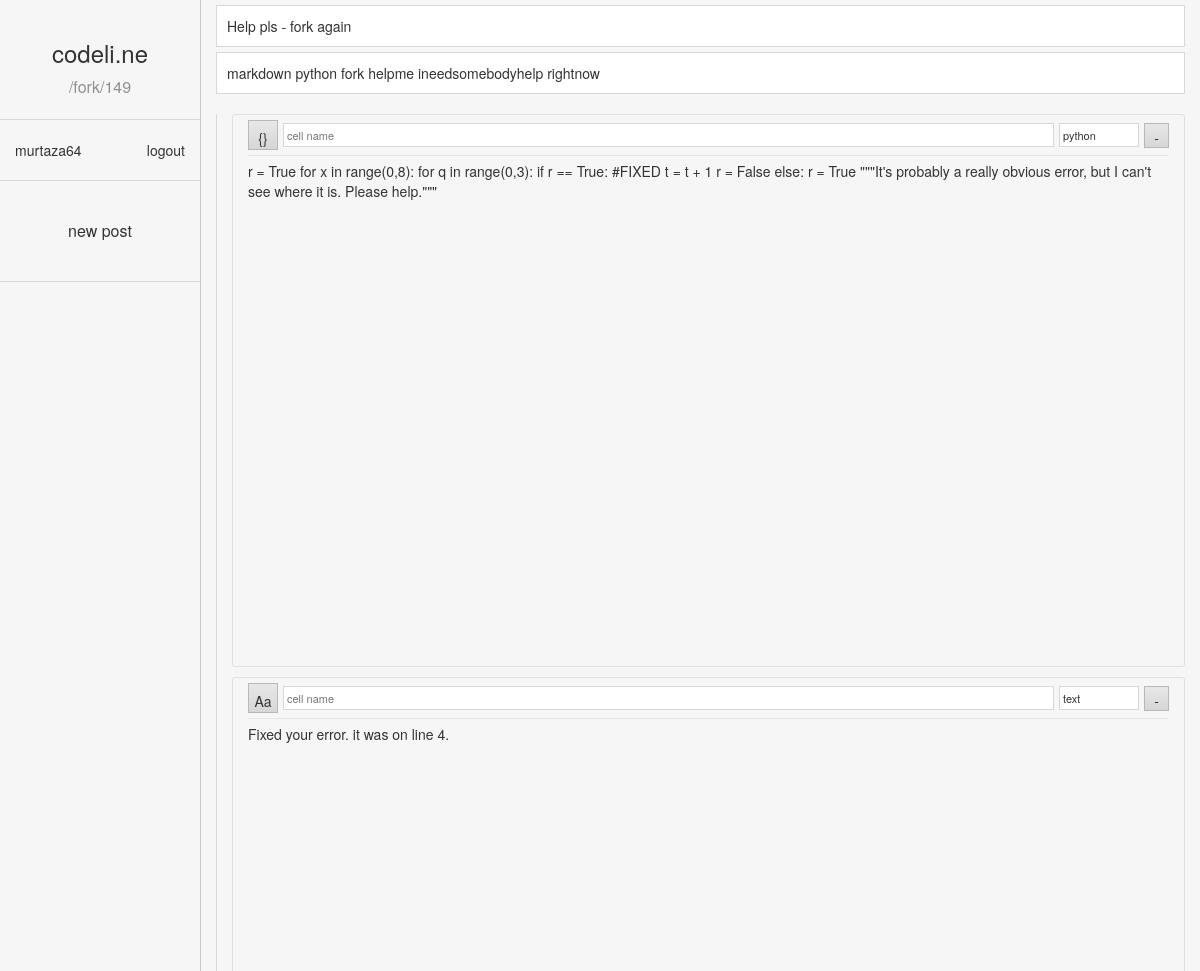
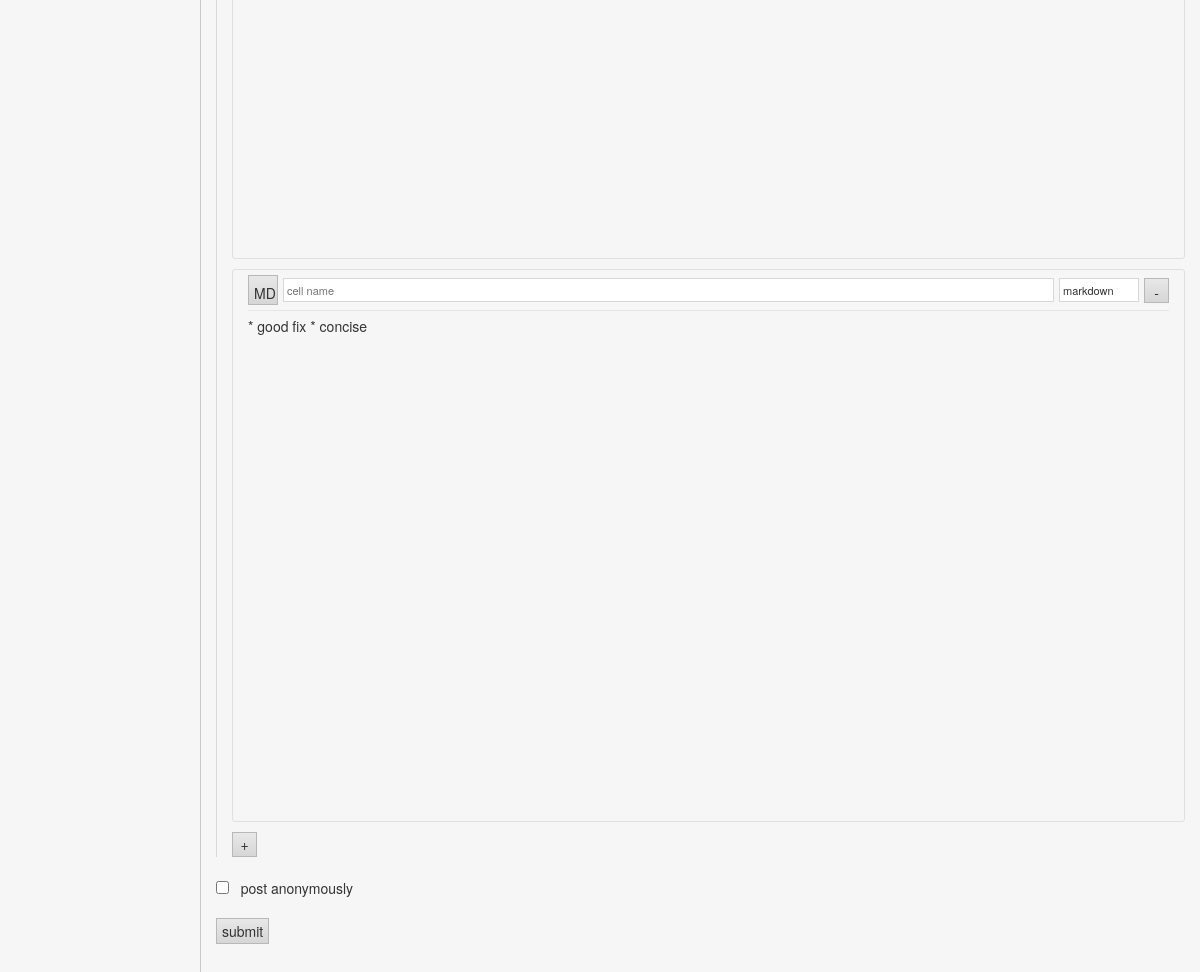
Screenshot of /fork/149 (signed in) with the database file from the repository (2 pictures, top to bottom).
### timeline/models.py (models this page shows, shortened)
class Post(models.Model):
    title = models.CharField(max_length=140)
    body = models.TextField()
    date = models.DateTimeField()
    last_updated = models.DateTimeField()
    edited = models.BooleanField(default=False)
    author = models.ForeignKey(User, default=1, on_delete=models.SET_NULL, null=True)
    parent = models.ForeignKey('Post', null=True, on_delete=models.SET_NULL)
    tags = models.ManyToManyField('Tag')
    private = models.BooleanField(default=False)

class Tag(models.Model):
    name = models.CharField(max_length = 140)
    lang = models.BooleanField(default = 0)
    def __str__(self):
        return self.name

### timeline/views.py (the view, shortened to what this page needs)
# urls.py: url(r'^fork/(?P<pk>\d+)/?$', views.ForkPostView.as_view(), name='fork'),
class ForkPostView(NewPostView, SingleObjectMixin):
    template_name = 'timeline/fork.html'
    model = Post
    def get_context_data(self, **kwargs):
        context = super(NewPostView, self).get_context_data(**kwargs)
        post = self.object
        if post.body:
            body_dict = json.loads(post.body)
            try:
                cells = [c for c in body_dict['cells']]
            except KeyError:
                cells = []
        else:
            cells = []
        tags = post.tags.all().order_by('-lang', 'name')
        send_post = {'id': post.id, 'title': post.title, 'author': post.author,
        'date': post.date, 'last_updated': post.last_updated, 'edited': post.edited,
        'private': post.private, 'author_logged_in': self.request.user == post.author,
        'parent': post.parent, 'tags': tags, 'body': enumerate(cells)}
        context['post'] = send_post
        context['subtitle'] = '/fork/'+str(context['post']['id'])
        context['title'] = 'fork post | codeli.ne'
        return context
    def get(self, request, *args, **kwargs):
        self.object = self.get_object()
        response = super().get(request, *args, **kwargs)
        return response

### timeline/templates/timeline/fork.html (shortened to what this page needs)
{% extends "timeline/header.html" %}
{% block head %}
  {% load staticfiles %}
{% endblock %}
{% block lefttitle %}
  {% include 'timeline/includes/lefttitle.html' %}
{% endblock %}
{% block login %}
  {% include 'timeline/includes/login.html' %}
{% endblock %}
{% block sidebarlinks %}
  {% include 'timeline/includes/sidebarlinks.html' %}
{% endblock %}
{% block content %}
  <input type="text" class="newfield title" id="titlefield" placeholder="post title" value="{{post.title}}">
  <input type="text" class="newfield tags" id="tagfield" placeholder="tag1 tag2 ..."
  value="{% for tag in post.tags %}{{tag}} {% endfor %}">
  <br><br>
  <div class="container-fluid cellfield_container">
    <div id="cellinputs">
      {% for i, cell in post.body %}
      <div class="container-fluid cellfield" >
        <div class="cellinputmeta">
          <table><tr>
            <td><div class="newbutton cellinputtype">
              {% if cell.type == 2 %}{}{% endif %}
              {% if cell.type == 0 %}Aa{% endif %}
              {% if cell.type == 1 %}MD{% endif %}
            </div></td>
            <td style="width: 100%; padding-left:5px">
              <input type=text class="newfield cellinputname" placeholder="cell name" value="{{cell.name}}">
            </td>
            <td>
              <input type=text class="newfield cellinputlang" placeholder="language"
              value="{%if cell.lang %}{{cell.lang}}{% endif %}">
            </td>
            <td>
              <div class="newbutton removecell">-</div>
            </td>
          </tr></table>
        </div>
        <div class="cic_container">
          <div class="ace" id="ace_editor{{i}}">{{cell.content}}</div>
        </div>
      </div>
      {% endfor %}
    </div>
    <div class="newbutton" id="addcell">+</div>
  </div>
  <br>
  {% if user.is_authenticated %}
    <input id="anonymousbox" type="checkbox">
  {% else %}
    <input id="anonymousbox" type="checkbox" disabled checked>
  {% endif %}
  &nbsp post anonymously
  <br><br>
  <div class="newbutton" id="submit">submit</div>
  <br>
  <br><br><br>
{% endblock %}

### timeline/templates/timeline/includes/login.html
<div class="row">
    <div class="container-fluid">
        {% if not user.is_authenticated %}
        <a class="loginlink" href="/login">login</a>
        <a class="loginlink" href="/register" style="float:right">register</a>
        {% else %}
        <a class="loginlink" href="/user/{{user.get_username}}">
            {{user.get_username}}
        </a>
        <a class="loginlink" href="/logout" style="float:right">logout</a>
        {% endif %}
    </div>
</div>

### timeline/static/timeline/styles.css (style rules this page uses)
a { color: #137aa7 }
td { padding: 3px 8px; }
.newfield.title, .newfield.tags { padding: 10px; margin-top: 5px; border: 1px solid #d8d8d8; width:100%; }
.container-fluid.cellfield_container { border-left: 1px solid #d8d8d8; padding-right: 0; }
.container-fluid.cellfield { border:1px solid #e0e0e0; border-radius:3px; margin-bottom:10px; }
.cellinputmeta { border-bottom:1px solid #e6e6e6; }
.cellinputmeta table { font-size: inherit; }
.cellinputmeta td { padding: 5px 0px; }
.newfield.cellinputname { width: 100%; font-size: 11px; padding: 3px; border: 1px solid #d8d8d8; }
.newfield.cellinputlang { width: 80px; padding: 3px; font-size: 11px; margin-left: 5px; border: 1px solid #d8d8d8; }
.newbutton.cellinputtype { width: 30px; height: 30px; padding: 7px 5px; }
.newbutton.removecell { margin-left: 5px; width: 25px; height: 25px; padding-top: 3px; }
.newbutton { background: linear-gradient(#e8e8e8, #d6d6d6); border: 1px solid #b8b8b8; text-align: center; width: auto; display: inline-block; padding: 2px 5px; }
.ace { position: relative; height: 500px; width: 100%; margin: 5px 0; }
#addcell { width: 25px; height: 25px; padding-top: 1px; }
.loginlink { color: #333333; }

### timeline/templates/timeline/header.html (style rules this page uses)
html, body { height:100% }

### rows the page displays
Post: title "Help pls - fork again"
Tag: name.name "markdown python fork helpme ineedsomebodyhelp rightnow"

### other values shown
{{ subtitle }} "/fork/149"
{{ user.get_username }} "murtaza64"
{{ cell.content }} "r = True for x in range(0,8): for q in range(0,3): if r == True: #FIXED t = t + 1 r = False else: r = True \"\"\"It's probably a really obvious error, but I can't see where it is. Please help.\"\"\"" "Fixed your error. it was on line 4." "* good fix * concise"
